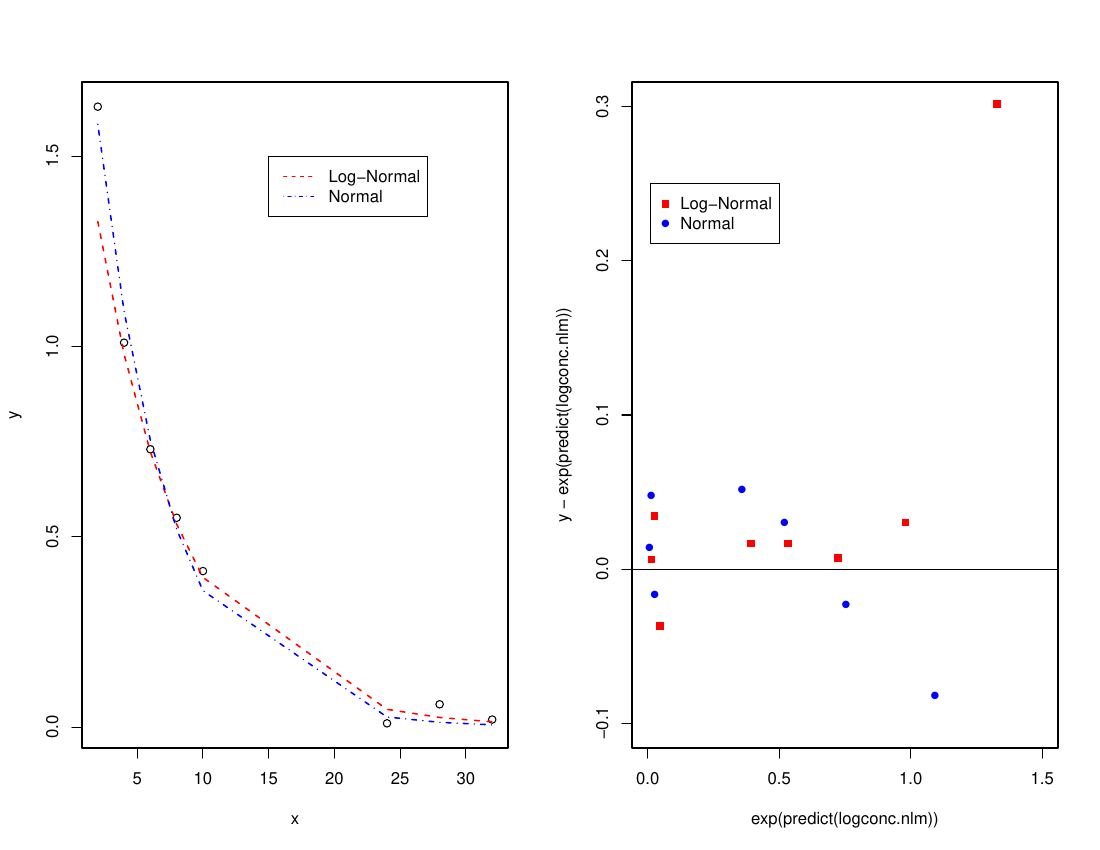

The script that saved this image:
x = c(2,4,6,8,10,24,28, 32)
y = c(1.63, 1.01, .73, .55, .41, .01, .06, .02)


conc.lm = lm(I(log(y) - log(30)) ~ x)

vhat = exp(-coef(conc.lm)[1])
khat = -coef(conc.lm)[2]

pdf("nonlinear.pdf", width=11,height=8.5)
par(mfrow=c(1,2))
plot(x, y)
lines(x, (30/vhat)*exp(-khat*x))

plot(fitted(conc.lm),residuals(conc.lm))
abline(h=0)
dev.off()

df = data.frame(y=y, x=x)
logconc.nlm = nls( log(y) ~ log((30/V)*exp(-k*x)), data=df, start=list(V=vhat, k=khat))
summary(logconc.nlm)

conc.nlm = nls( y ~ (30/V)*exp(-k*x), data=df, start=list(V=vhat, k=khat))
summary(conc.nlm)

pdf("nonlinear.pdf", width=11,height=8.5)
par(mfrow=c(1,2))
plot(x, y)
lines(x, exp(predict(logconc.nlm)), col=2, lty=2, lwd=1.5)
lines(x, predict(conc.nlm), col=4, lty=4, lwd=1.5)
legend(15, 1.5, legend=c("Log-Normal", "Normal"), col=c(2,4), lty=c(2,4 ))


plot(exp(predict(logconc.nlm)), y - exp(predict(logconc.nlm)), col=2, xlim=range(0, 1.5), ylim=c(-.10, .30), pch=15)
points(predict(conc.nlm),y - predict(conc.nlm), col=4, pch=16)
abline(h=0)
legend(0.01, .25, legend=c("Log-Normal", "Normal"), col=c(2,4), pch=c(15,16 ))
dev.off()

library(R2jags)
library(R2WinBUGS)


model= function() {

    v ~ dt(0, phi, 1)%_% T(0,)
    k ~ dt(0,phi, 1)%_% T(0,)
#    b ~ dwish(I, 1)
#    R ~ dwish(I, 1)
#    lambda ~ dgamma(1/2, 1/2)
    for (i in 1:n) {
        y[i] ~ dnorm(mu[i], phi)
        mu[i] <- D/v * exp(- k * x[i])
    }
    phi <- pow(sigma, -2)
    sigma ~ dt(0.00000E+00, 1, 1) %_% T(0.00000E+00, )
    cl <- v*k
    t.5 <- log(2)/k
}



model.file= "nlnmodel"
write.model(model, model.file)
data = list(y=y, x=x,  n=length(y), D=30)

out = jags(model.file=model.file, data=data, param=c("v","k","cl","t.5", "sigma"), n.iter=30000, n.burnin=5000)

pairs(out$BUGSoutput$sims.matrix)
out   # summary

acf(out$BUGSoutput$sims.matrix[,"v"])
